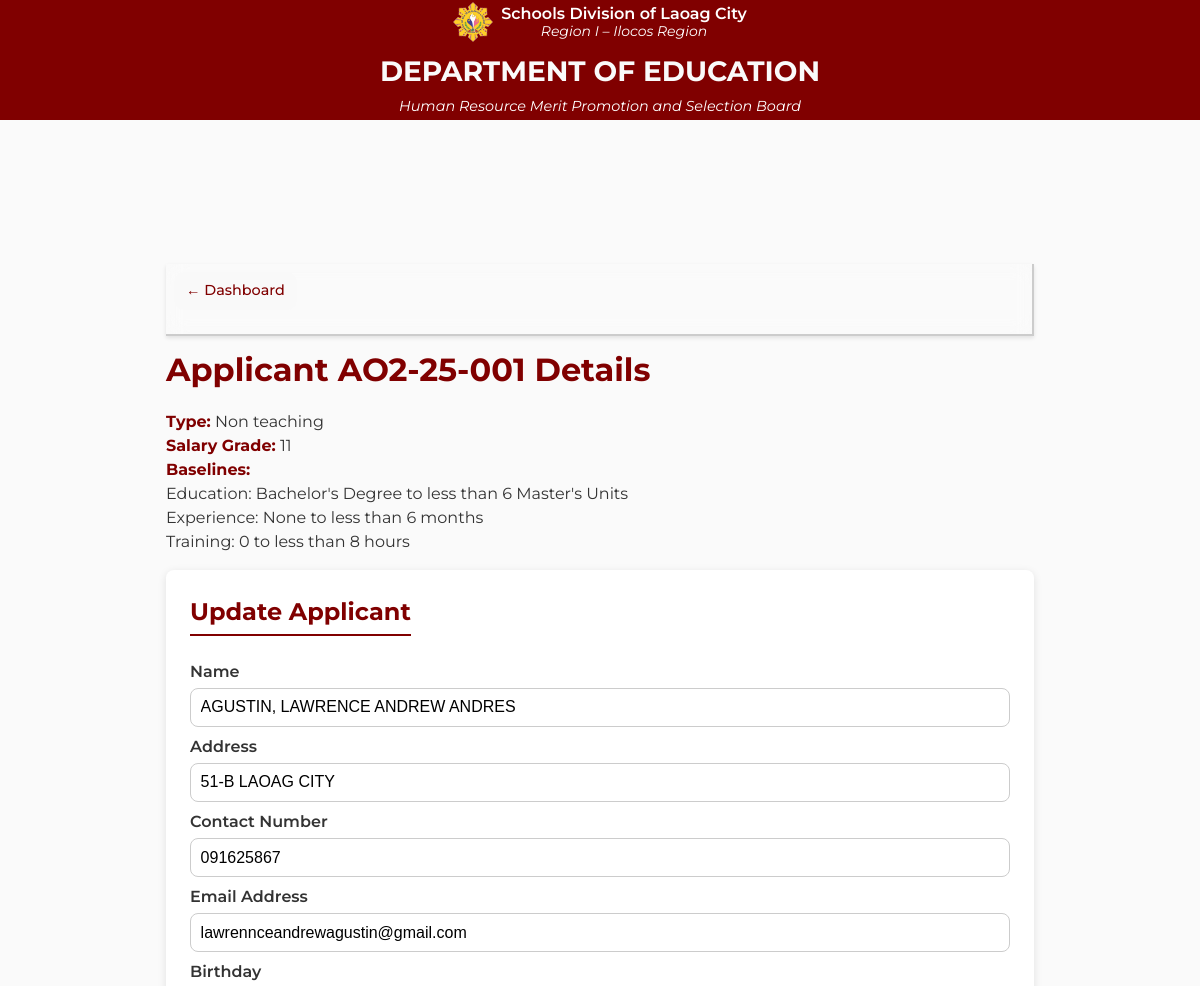
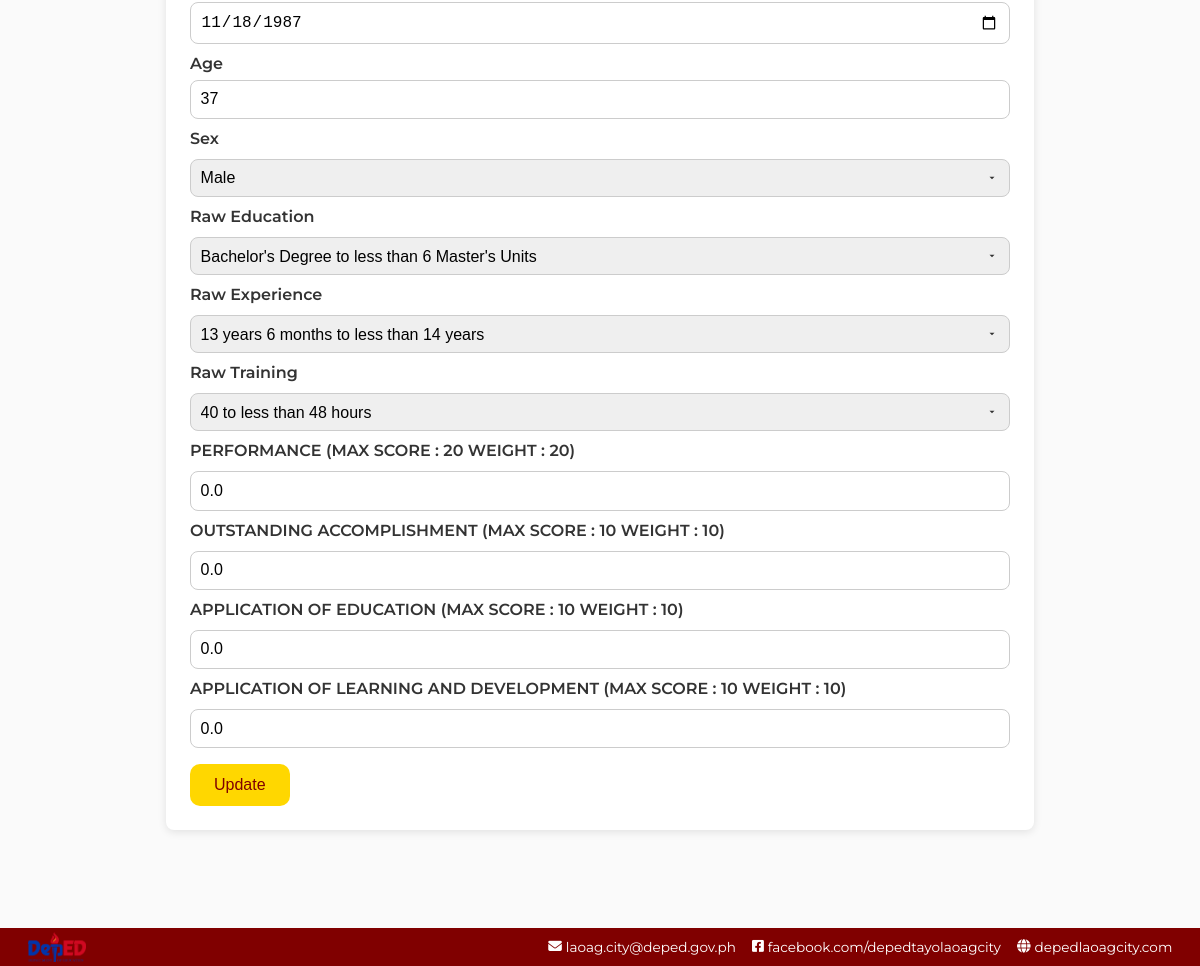
Page /admin/update_applicant/AO2-25-001 (signed in) on the committed database (2 pictures, top to bottom).
### app.py (models this page shows)
class Applicant(db.Model):
    __tablename__ = "applicants"
    code           = db.Column(db.UnicodeText, primary_key=True)
    interview_id   = db.Column(
                       db.String(8),
                       db.ForeignKey("interviews.id", ondelete="CASCADE"),
                       nullable=False
                     )
    name           = db.Column(db.UnicodeText, nullable=False)
    address        = db.Column(db.UnicodeText, nullable=False)
    contact_number = db.Column(db.UnicodeText, nullable=False)
    email_addr     = db.Column(db.UnicodeText, nullable=False)
    birthday       = db.Column(db.Date, nullable=False)
    age            = db.Column(db.Integer, nullable=False)
    sex            = db.Column(db.String(16), nullable=False)
    raw_edu        = db.Column(db.Integer, nullable=False)
    raw_exp        = db.Column(db.Integer, nullable=False)
    raw_trn        = db.Column(db.Integer, nullable=False)
    extra_data     = db.Column(db.Text, nullable=True)
    interview      = db.relationship(
                       "Interview",
                       back_populates="applicants"
                     )

class Interview(db.Model):
    __tablename__ = "interviews"
    id              = db.Column(db.UnicodeText, primary_key=True)
    date            = db.Column(db.Date, nullable=False)
    base_edu        = db.Column(db.Integer, nullable=False)
    base_exp        = db.Column(db.Integer, nullable=False)
    base_trn        = db.Column(db.Integer, nullable=False)
    type            = db.Column(
                        db.Enum(
                          "non teaching",
                          "teacher 1",
                          "school administration",
                          "related teaching",
                          "higher teaching",
                          name="interview_type"
                        ),
                        nullable=False,
                        default="non teaching"
                      )
    position_title  = db.Column(db.UnicodeText)
    sg_level        = db.Column(db.UnicodeText)
    weight_struct   = db.Column(db.UnicodeText)
    app_struct   = db.Column(db.UnicodeText)
    eval_struct   = db.Column(db.UnicodeText)
    status          = db.Column(db.String(7))
    evaluator_tokens = db.relationship(
        "EvaluatorToken",
        back_populates="interview",
        cascade="all, delete-orphan",
        passive_deletes=True
    )
    applicants = db.relationship(
        "Applicant",
        back_populates="interview",
        cascade="all, delete-orphan",
        passive_deletes=True
    )
    evaluations = db.relationship(
        "Evaluation",
        back_populates="interview",
        cascade="all, delete-orphan",
        passive_deletes=True
    )

### app.py (the view, shortened to what this page needs)
@app.route("/admin/update_applicant/<code>", methods=["GET", "POST"])
@admin_required
def update_applicant(code):
    applicant = Applicant.query.filter_by(
         code = code
    ).all()[0]
    interview = applicant.interview
    if interview.status == "close":
        flash(f"The interview is already closed you can't do that", "error")
        return redirect(url_for("admin_dashboard"))
    th = TableHandler()
    ed_labels = th.parse_table("table", "education")
    ex_labels = th.parse_table("table", "experience")
    tr_labels = th.parse_table("table", "training")
    applicant_structure = json.loads(interview.app_struct)
    weight_struct = json.loads(interview.weight_struct)
    return render_template("update_applicant.html",
                           interview=interview,
                           applicant=applicant,
                           applicant_structure=applicant_structure,
                           ed_labels=ed_labels,
                           ex_labels=ex_labels,
                           tr_labels=tr_labels,
                           extra_data_json=json.loads(applicant.extra_data))

### app.py (called while the page is built)
def admin_required(f):
    @wraps(f)
    def wrapper(*args, **kwargs):
        if not session.get("admin"):
            return redirect(url_for("admin_login"))
        return f(*args, **kwargs)
    return wrapper

### scripts/table_handler.py (called while the page is built)
    def parse_table(self, t_type: str = "table", s_type: str = "education") -> dict:
        path = f"{PATHS[t_type]}/{s_type}.json"
        try:
            with open(path, encoding="utf-8") as fp:
                return json.load(fp)
        except FileNotFoundError:
            return {}

### templates/update_applicant.html (shortened to what this page needs)
<!doctype html>
<html lang="en">
<head>
    <link href="https://cdnjs.cloudflare.com/ajax/libs/font-awesome/6.4.0/css/all.min.css" rel="stylesheet">
    <link rel="stylesheet" href="{{ url_for('static', filename='./css/admin_interview_detail.css') }}">
</head>
<body>
    <header class="site-banner" role="banner">
        <div class="banner-top">
            <div class="banner-left-group">
                <img src="{{ url_for('static', filename='images/deped_seal.png') }}" alt="DepEd Logo"
                    class="banner-logo" />
                <div class="banner-left-text">
                    <p class="sub-banner-dept">Schools Division of Laoag City</p>
                    <p class="sub-banner-region">Region I – Ilocos Region</p>
                </div>
            </div>
            <div class="banner-text">
                <h1>DEPARTMENT OF EDUCATION</h1>
                <p class="banner-subtitle">Human Resource Merit Promotion and Selection Board</p>
            </div>
        </div>
    </header>
    <main class="content-container" role="main">
    <div class="tab-nav">
    <a href="{{ url_for('admin_interview_detail', iid=applicant.interview.id) }}" class="btn-back">← Dashboard</a>
    </div>
        <h1>Applicant {{ applicant.code }} Details</h1>
        <p>
            <strong>Type:</strong> {{ interview.type.capitalize() }}<br>
            <strong>Salary Grade:</strong> {{ interview.sg_level.capitalize() }}<br>
            <strong>Baselines:</strong> <br> Education: {{ ed_labels[interview.base_edu|string] }} <br>
            Experience: {{ ex_labels[interview.base_exp|string] }} <br>
            Training: {{ tr_labels[interview.base_trn|string] }} <br>
        </p>
        <section id="update-applicant">
            <h2>Update Applicant</h2>
            <form   id="update-applicant-form" method="post" action="{{ url_for('update_applicant', code=applicant.code) }}">
                <label>Name
                    <input name="name" required value="{{ applicant.name }}">
                </label>
                <label>Address
                    <input name="address" required value="{{ applicant.address }}">
                </label>
                <label>Contact Number
                    <input name="contact_number" required value="{{ applicant.contact_number }}">
                </label>
                <label>Email Address
                    <input name="email_address" required value="{{ applicant.email_addr }}">
                </label>
                <label>Birthday
                    <input type="date" name="birthday" required value="{{ applicant.birthday }}">
                </label>
                <label>Age
                    <input type="number" name="age" min="0" required value="{{ applicant.age }}">
                </label>
                <label>Sex</label>
                <select name="sex" required>
                    <option value="Male" {% if applicant.sex=='Male' %}selected{% endif %}>Male</option>
                </select>
                <label>Raw Education</label>
                <select name="education" required>
                    {% for k, v in ed_labels.items() %}
                    <option value="{{ k }}" {% if k == applicant.raw_edu ~ '' %}selected{% endif %} >{{ v }}</option>
                    {% endfor %}
                </select>
                <label>Raw Experience</label>
                <select name="experience" required>
                    {% for k, v in ex_labels.items() %}
                    <option value="{{ k }}" {% if k == applicant.raw_exp ~ '' %}selected{% endif %} >{{ v }}</option>
                    {% endfor %}
                </select>
                <label>Raw Training</label>
                <select name="training" required>
                    {% for k, v in tr_labels.items() %}
                    <option value="{{ k }}" {% if k == applicant.raw_trn ~ '' %}selected{% endif %} >{{ v }}</option>
                    {% endfor %}
                </select>
                {% for k, v in applicant_structure.items() %}
                <label>{{ v['LABEL'] }} (MAX SCORE : {{ v['MAX_SCORE'] }} WEIGHT : {{ v['WEIGHT'] }})</label>
                <input type="number" name="{{ k }}" step="0.01" min="0" max="{{ v['MAX_SCORE'] }}" required value="{{ (extra_data_json.get(k, {}) / v.get('WEIGHT', 1) * v['MAX_SCORE']) | round(2)}}">
                {% endfor %}
                <div class="form-actions">
                    <button type="submit" class="btn-submit" id="trigger-update">Update</button>
                </div>
            </form>
        </section>
        <footer class="admin-footer" role="contentinfo">
            <div class="footer-content">
                <div class="footer-logos">
                    <img src="{{ url_for('static', filename='images/deped_logo.png') }}" alt="DepEd Logo" />
                </div>
                <div class="footer-links">
                    <a href="mailto:laoag.city@deped.gov.ph"><i class="fas fa-envelope"></i>laoag.city@deped.gov.ph</a>
                    <a href="https://www.facebook.com/depedtayolaoagcity" target="_blank"><i
                            class="fab fa-facebook-square"></i>facebook.com/depedtayolaoagcity</a>
                    <a href="https://www.depedlaoagcity.com" target="_blank"><i
                            class="fas fa-globe"></i>depedlaoagcity.com</a>
                </div>
            </div>
        </footer>
</body>
</html>

### rows in the picture
Applicant: code "AO2-25-001", name "AGUSTIN, LAWRENCE ANDREW ANDRES", address "51-B LAOAG CITY", contact_number "091625867", email_address "lawrennceandrewagustin@gmail.com", birthday "11/18/1987", age "37", sex "Male", education "Bachelor's Degree to less than 6 Master's Units", experience "13 years 6 months to less than 14 years", training "40 to less than 48 hours"
Interview: type "Non teaching", sg_level "11", base_edu "Bachelor's Degree to less than 6 Master's Units", base_exp "None to less than 6 months", base_trn "0 to less than 8 hours"

### other values in the picture
{{ v['LABEL'] }} "PERFORMANCE" "OUTSTANDING ACCOMPLISHMENT" "APPLICATION OF EDUCATION" "APPLICATION OF LEARNING AND DEVELOPMENT"
{{ v['MAX_SCORE'] }} "20" "10" "10" "10"
{{ v['WEIGHT'] }} "20" "10" "10" "10"
